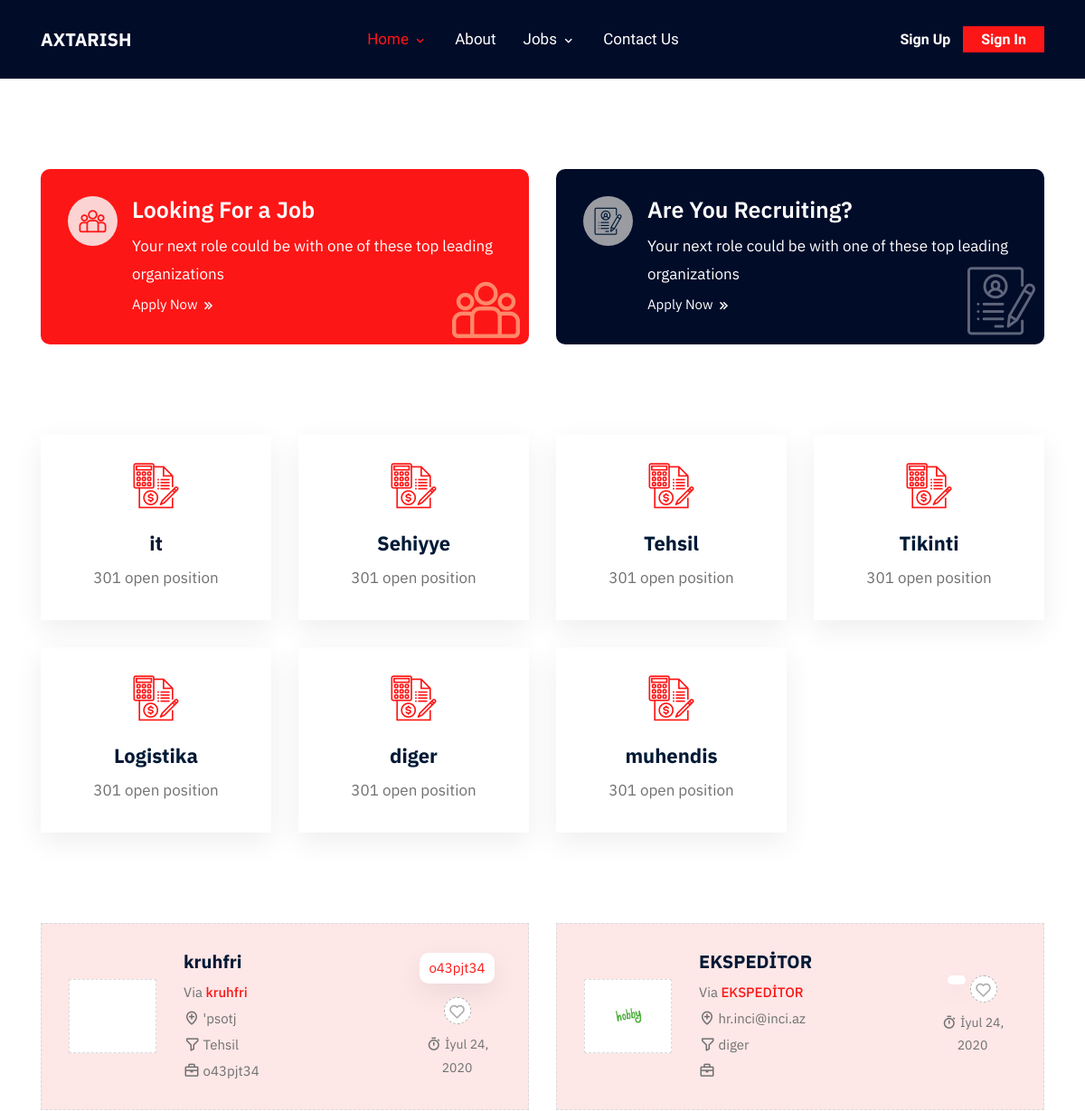
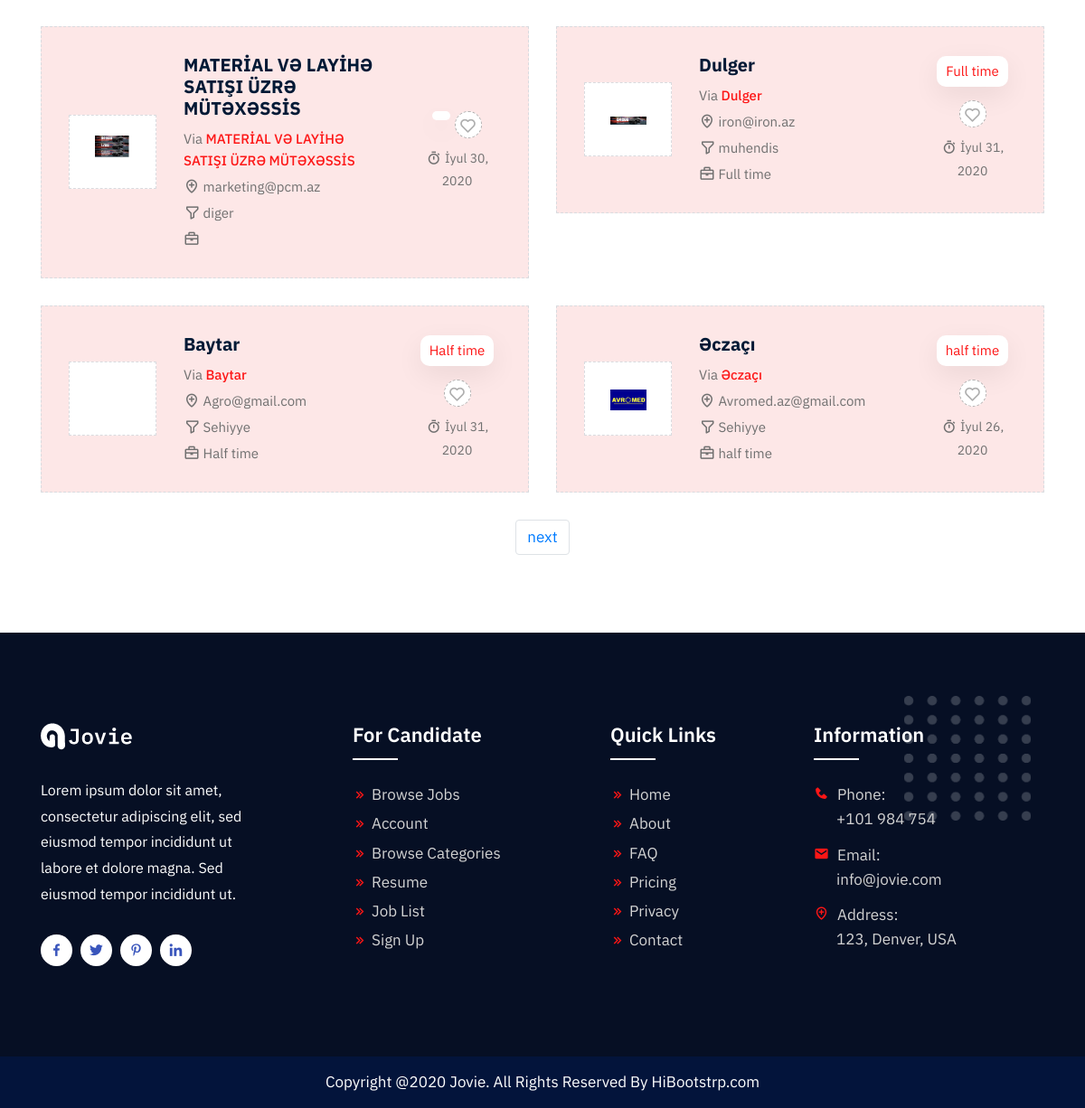
The page / on the database its author committed (2 pictures, top to bottom).
### elan/models.py (models this page shows, shortened)
class Categories(models.Model):
    Categori_name=models.CharField(max_length=50,verbose_name='Kateqoriya',)
    def __str__(self):
        return self.Categori_name

class Elan(models.Model):
    title=models.CharField(max_length=100,verbose_name='Basliq')
    company_name=models.CharField(max_length=100,verbose_name='Müəsisə adı')
    company_email=models.CharField(max_length=50,verbose_name='email')
    job_type=models.CharField(max_length=50,verbose_name='işin tipi',blank=True)
    salary = models.CharField(max_length=50,verbose_name='maaş',blank=True)
    job_category= models.ForeignKey(
        'elan.Categories',on_delete=models.CASCADE,null=True
    )
    experience=models.CharField(max_length=50,verbose_name='Iş təcrübəsi')
    start_date=models.DateTimeField(auto_now=True,null=True)
    end_date=models.DateField(null=True)
    job_description=RichTextField(null=True)
    job_requirements=RichTextField(null=True)
    image_field=models.ImageField(upload_to='images/',null=True)
    class Meta:
        ordering=('-start_date',)

### elan/views.py (the view)
# urls.py: path('',HomeView.as_view(),name='index'),
class HomeView(ListView):
    context_object_name='javid'
    template_name='index.html'
    paginate_by=6
    queryset = Elan.objects.all()
    def get_context_data(self, **kwargs):
            context = super(HomeView, self).get_context_data(**kwargs)
            context['Categoriess'] = Categories.objects.all()
            context['Elans'] = self.queryset
            return context

### templates/index.html (shortened to what this page needs)
{%extends 'base.html'%}
{% block content %}
			<div class="job-info pt-100 pb-70">
				<div class="container">
					<div class="row">
						<div class="col-md-6">
							<div class="looking-job">
								<div class="media">
									<i class='flaticon-group align-self-start mr-3'></i>
									<div class="media-body">
										<h5 class="mt-0">Looking For a Job</h5>
										<p>Your next role could be with one of these top leading organizations</p>
										<a href="job-list.html">
											Apply Now
											<i class='bx bx-chevrons-right'></i>
										</a>
									</div>
								</div>
								<i class='flaticon-group bottom-icon'></i>
							</div>
						</div>
						<div class="col-md-6">
							<div class="recruiting-card">
								<div class="media">
									<i class='flaticon-resume align-self-start mr-3'></i>
									<div class="media-body">
										<h5 class="mt-0">Are You Recruiting?</h5>
										<p>Your next role could be with one of these top leading organizations</p>
										<a href="post-job.html">
											Apply Now
											<i class='bx bx-chevrons-right'></i>
										</a>
									</div>
								</div>
								<i class='flaticon-resume bottom-icon'></i>
							</div>
						</div>
					</div>
				</div>
			</div>
		<section class="categories-section pt-0 pb-70">
			<div class="container">
				<div class="row">
					{%for Categories in Categoriess%}
					<div class="col-lg-3 col-md-4 col-sm-6">
						<a href="job-list.html">
							<div class="category-card">
								<i class='flaticon-accounting'></i>
								<h3>{{Categories.Categori_name}}</h3>
								<p>301 open position</p>
							</div>
						</a>
					</div>
					{%endfor%}
				</div>
			</div>
		</section>
		<section class="job-section pb-70">
			<div class="container">
				<div class="row">
					{%for elan in javid%}
					<div class="col-sm-6">
						<div class="job-card">
							<div class="row align-items-center">
								<div class="col-lg-3">
									<div class="thumb-img">
										<a href="{%url 'detail' elan.pk %}">
											<img src="{{elan.image_field.url}}" alt="company logo">
										</a>
									</div>
								</div>
								<div class="col-lg-6">
									<div class="job-info">
										<h3>
											<a href="job-details.html">{{elan.title}}</a>
										</h3>
										<ul>
											<li>Via <a href="#">{{elan.title}}</a></li>
											<li>
												<i class='bx bx-location-plus'></i>
												{{elan.company_email}}
											</li>
											<li>
												<i class='bx bx-filter-alt' ></i>
												{{elan.job_category}}
											</li>
											<li>
												<i class='bx bx-briefcase' ></i>
												{{elan.job_type}}
											</li>
										</ul>
									</div>
								</div>
								<div class="col-lg-3">
									<div class="job-save">
										<span>{{elan.job_type}}</span>
										<a href="#">
											<i class='bx bx-heart'></i>
										</a>
										<p>
											<i class='bx bx-stopwatch' ></i>
											{{elan.end_date}}
										</p>
									</div>
								</div>
							</div>
						</div>
					</div>
					{%endfor%}
				</div>
				<nav aria-label="Page navigation example">
                    <ul class="pagination justify-content-center">
						{% if is_paginated %}
										{% if page_obj.has_next%}
										<li class="page-item"><a class="page-link" href="?page={{ page_obj.next_page_number }}">next</a></li>
										{% endif %}
						{% endif %}
                    </ul>
                </nav>
			</div>
		</section>
{% endblock content %}

### templates/base.html (shortened to what this page needs)
{% load static %}
<!doctype html>
<html lang="zxx">
<head>
        <link rel="stylesheet" href="{%static '/assets/css/bootstrap.min.css'%}">
        <link rel="stylesheet" href="{%static '/assets/css/owl.carousel.min.css'%}">
        <link rel="stylesheet" href="{%static '/assets/css/owl.theme.default.min.css'%}">
        <link rel="stylesheet" href="{%static '/assets/css/boxicon.min.css'%}">
        <link rel="stylesheet" href="{%static '/assets/fonts/flaticon/flaticon.css'%}">
        <link rel="stylesheet" href="{%static '/assets/css/meanmenu.css'%}">
        <link rel="stylesheet" href="{%static '/assets/css/style.css'%}">
        <link rel="stylesheet" href="{%static '/assets/css/responsive.css'%}">
	</head>
  	<body>
		<div class="navbar-area">
			<div class="main-nav">
				<div class="container">
					<nav class="navbar navbar-expand-lg navbar-light">
						<a class="navbar-brand" href="index.html">
							Axtarish
						</a>
						<div class="collapse navbar-collapse mean-menu" id="navbarSupportedContent">
							<ul class="navbar-nav m-auto">
								<li class="nav-item">
									<a href="#" class="nav-link dropdown-toggle active">Home</a>
								</li>
								<li class="nav-item">
									<a href="about.html" class="nav-link">About</a>
								</li>
								<li class="nav-item">
									<a href="#" class="nav-link dropdown-toggle">Jobs</a>
								</li>
								<li class="nav-item">
									<a href="contact.html" class="nav-link">Contact Us</a>
								</li>
							</ul>
							<div class="other-option">
								<a href="sign-up.html" class="signup-btn">Sign Up</a>
								<a href="sign-in.html" class="signin-btn">Sign In</a>
							</div>
						</div>
					</nav>
				</div>
			</div>
        </div>
        {% block content %}
        {% endblock content %}
		<footer class="footer-area pt-100 pb-70">
			<div class="container">
				<div class="row">
					<div class="col-lg-3 col-sm-6">
						<div class="footer-widget">
							<div class="footer-logo">
								<a href="index.html">
									<img src="static/assets/img/logo.png" alt="logo">
								</a>
							</div>
							<p>Lorem ipsum dolor sit amet, consectetur adipiscing elit, sed eiusmod tempor incididunt ut labore et dolore magna. Sed eiusmod tempor incididunt ut.</p>
							<div class="footer-social">
								<a href="#" target="_blank"><i class='bx bxl-facebook'></i></a>
								<a href="#" target="_blank"><i class='bx bxl-twitter'></i></a>
								<a href="#" target="_blank"><i class='bx bxl-pinterest-alt'></i></a>
								<a href="#" target="_blank"><i class='bx bxl-linkedin'></i></a>
							</div>
						</div>
					</div>
					<div class="col-lg-3 col-sm-6">
						<div class="footer-widget pl-60">
							<h3>For Candidate</h3>
							<ul>
								<li>
									<a href="job-grid.html">
										<i class='bx bx-chevrons-right bx-tada'></i>
										Browse Jobs
									</a>
								</li>
								<li>
									<a href="account.html">
										<i class='bx bx-chevrons-right bx-tada'></i>
										Account
									</a>
								</li>
								<li>
									<a href="catagories.html">
										<i class='bx bx-chevrons-right bx-tada'></i>
										Browse Categories
									</a>
								</li>
								<li>
									<a href="resume.html">
										<i class='bx bx-chevrons-right bx-tada'></i>
										Resume
									</a>
								</li>
								<li>
									<a href="job-list.html">
										<i class='bx bx-chevrons-right bx-tada'></i>
										Job List
									</a>
								</li>
								<li>
									<a href="sign-up.html">
										<i class='bx bx-chevrons-right bx-tada'></i>
										Sign Up
									</a>
								</li>
							</ul>
						</div>
					</div>
					<div class="col-lg-3 col-sm-6">
						<div class="footer-widget pl-60">
							<h3>Quick Links</h3>
							<ul>
								<li>
									<a href="index.html">
										<i class='bx bx-chevrons-right bx-tada'></i>
										Home
									</a>
								</li>
								<li>
									<a href="about.html">
										<i class='bx bx-chevrons-right bx-tada'></i>
										About
									</a>
								</li>
								<li>
									<a href="faq.html">
										<i class='bx bx-chevrons-right bx-tada'></i>
										FAQ
									</a>
								</li>
								<li>
									<a href="pricing.html">
										<i class='bx bx-chevrons-right bx-tada'></i>
										Pricing
									</a>
								</li>
								<li>
									<a href="privacy.html">
										<i class='bx bx-chevrons-right bx-tada'></i>
										Privacy
									</a>
								</li>
								<li>
									<a href="contact.html">
										<i class='bx bx-chevrons-right bx-tada'></i>
										Contact
									</a>
								</li>
							</ul>
						</div>
					</div>
					<div class="col-lg-3 col-sm-6">
						<div class="footer-widget footer-info">
							<h3>Information</h3>
							<ul>
								<li>
									<span>
										<i class='bx bxs-phone'></i>
										Phone:
									</span>
									<a href="tel:882569756">
										+101 984 754
									</a>
								</li>
								<li>
									<span>
										<i class='bx bxs-envelope'></i>
										Email:
									</span>
									<a href="mailto:info@jovie.com">
										info@jovie.com
									</a>
								</li>
								<li>
									<span>
										<i class='bx bx-location-plus'></i>
										Address:
									</span>
									123, Denver, USA
								</li>
							</ul>
						</div>
					</div>
				</div>
			</div>
		</footer>
		<div class="copyright-text text-center">
			<p>Copyright @2020 Jovie. All Rights Reserved By <a href="https://hibootstrap.com/" target="_blank">HiBootstrp.com</a></p>
		</div>
  	</body>
</html>

### static/assets/css/meanmenu.css (style rules this page uses)
.main-nav { background:#000;position:absolute;top:0;left:0;padding-top:15px;padding-bottom:15px;width:100%;z-index:999;height:auto }
.navbar-light .navbar-brand,.navbar-light .navbar-brand:hover { color:#fff;font-weight:700;text-transform:uppercase }
.main-nav nav ul { padding:0;margin:0;list-style-type:none }
.main-nav nav .navbar-nav .nav-item { position:relative;padding:15px 0 }
.main-nav nav .navbar-nav .nav-item a { font-weight:500;font-size:16px;text-transform:uppercase;color:#fff;padding-left:0;padding-right:0;padding-top:0;padding-bottom:0;margin-left:15px;margin-right:15px }
.main-nav nav .navbar-nav .nav-item a.active,.main-nav nav .navbar-nav .nav-item a:focus,.main-nav nav .navbar-nav .nav-item a:hover { color:#ff2d55 }

### rows shown on the page
Categories: Categori_name "it"
Categories: Categori_name "Sehiyye"
Categories: Categori_name "Tehsil"
Categories: Categori_name "Tikinti"
Categories: Categori_name "Logistika"
Categories: Categori_name "diger"
Categories: Categori_name "muhendis"
Elan: image_field (picture), title "kruhfri", company_email "'psotj", job_category "Tehsil", job_type "o43pjt34", end_date "İyul 24, 2020"
Elan: image_field (picture), title "EKSPEDİTOR", company_email "hr.inci@inci.az", job_category "diger", end_date "İyul 24, 2020"
Elan: image_field (picture), title "MATERİAL VƏ LAYİHƏ SATIŞI ÜZRƏ MÜTƏXƏSSİS", company_email "marketing@pcm.az", job_category "diger", end_date "İyul 30, 2020"
Elan: image_field (picture), title "Dulger", company_email "iron@iron.az", job_category "muhendis", job_type "Full time", end_date "İyul 31, 2020"
Elan: image_field (picture), title "Baytar", company_email "Agro@gmail.com", job_category "Sehiyye", job_type "Half time", end_date "İyul 31, 2020"
Elan: image_field (picture), title "Əczaçı", company_email "Avromed.az@gmail.com", job_category "Sehiyye", job_type "half time", end_date "İyul 26, 2020"
